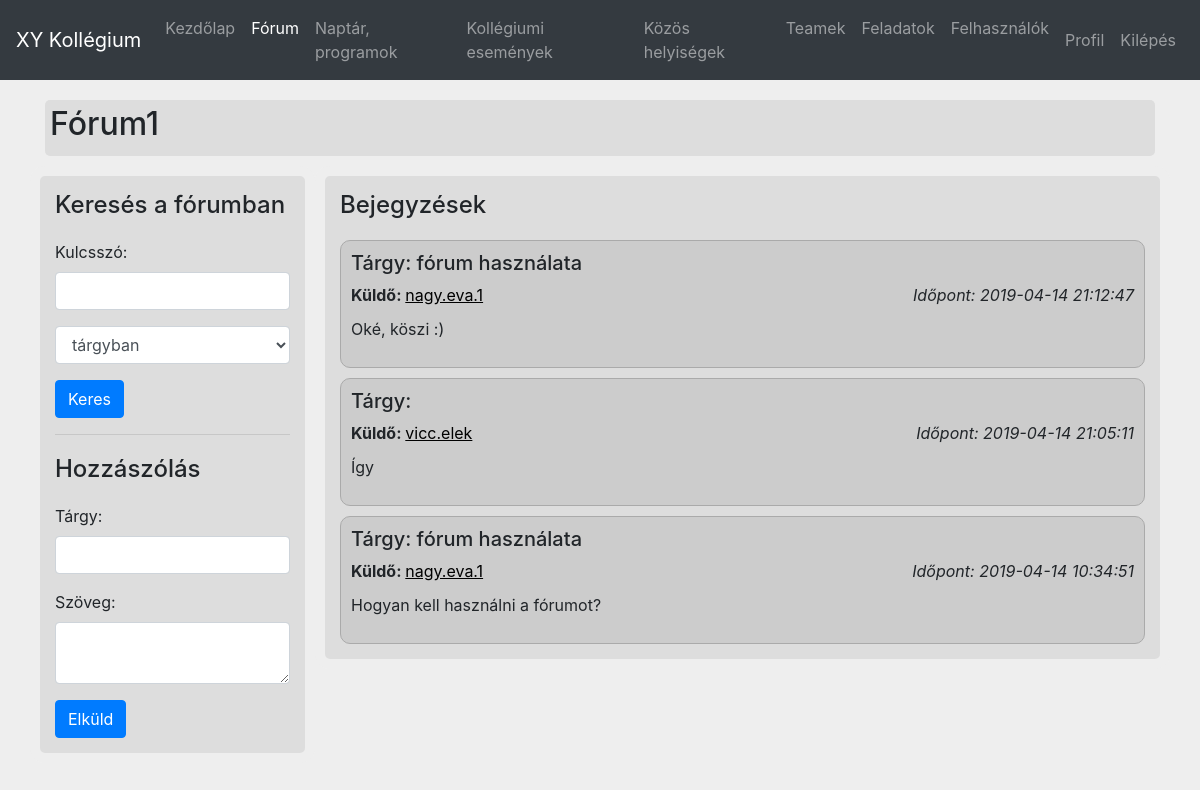
The page /forum.php?title=Fórum1 (signed in) on the database its author committed.
### tables this page shows
CREATE TABLE IF NOT EXISTS bejegyzesek (
	azonosito INT NOT NULL AUTO_INCREMENT,
	forum VARCHAR(80),
	targy VARCHAR(40),
	szoveg TEXT,
	kuldo VARCHAR(80),
	idopont TIMESTAMP,
	PRIMARY KEY (azonosito),
	FOREIGN KEY (forum) REFERENCES forumok(cim) ON UPDATE CASCADE
	ON DELETE CASCADE,
	FOREIGN KEY (kuldo) REFERENCES felhasznalok(felhasznalonev) ON UPDATE CASCADE
	ON DELETE CASCADE
);

### forum.php (the view, shortened to what this page needs)
<?php
include 'common.php';
$pageId = isset($_GET['title']) ? $_GET['title'] : NULL;
$forumTitle = str_replace("_", " ", $pageId);
$host = "localhost";
$user = "root";
$password = "";
$conn = mysqli_connect($host, $user, $password) or die ("Nem sikerült kapcsolódni a szerverhez: " . mysqli_connect_error());
mysqli_query($conn, "SET NAMES utf8 COLLATE utf8_hungarian_ci");
mysqli_select_db($conn, "kollegium") or die ("Nem lehet csatlakozni az adatbázishoz: " . mysqli_error($conn));
$query = "";
if (isset($_POST["search"])) {
	$keyword = $_POST["searchbox"];
	$searchBy = $_POST["searchBy"];
	if ($keyword === "") {
		$query = "SELECT * FROM bejegyzesek WHERE forum = '".$forumTitle."' ORDER BY idopont DESC";
	}
	elseif ($searchBy === "inTopic") {
		$query = "SELECT * FROM bejegyzesek WHERE forum = '".$forumTitle."' AND targy LIKE '%".$keyword."%' ORDER BY idopont DESC";
	}
	elseif ($searchBy === "inText") {
		$query = "SELECT * FROM bejegyzesek WHERE forum = '".$forumTitle."' AND szoveg LIKE '%".$keyword."%' ORDER BY idopont DESC";
	}
	else {
		$query = "SELECT * FROM bejegyzesek WHERE forum = '".$forumTitle."' AND kuldo LIKE '%".$keyword."%' ORDER BY idopont DESC";
	}
}
else {
	$query = "SELECT * FROM bejegyzesek WHERE forum = '".$forumTitle."' ORDER BY idopont DESC";
}
$postList = mysqli_query($conn, $query);
?><!doctype html>
<html lang="hu">
<head>
	<link rel="stylesheet" type="text/css" href="css/forum.css">
</head>
<body>
	<div class="container">
		<div class="mainTitle">
			<h2><?php echo $forumTitle; ?></h2>
		</div>
		<div class="row">
			<div class="col-sm-3">
				<div id="searchComment">
					<h4>Keresés a fórumban</h4>
					<form id="searchForm" method="post" accept-charset="utf-8">
						<div class="form-group">
							<label for="searchbox">Kulcsszó: </label>
							<input type="text" class="form-control" id="searchbox" name="searchbox" tabindex="1" />
						</div>
						<div class="form-group">
							<select class="form-control" id="searchBy" name="searchBy" tabindex="2">
								<option value="inTopic" selected>tárgyban</option>
							</select>
						</div>
						<input type="submit" class="btn btn-primary" id="search" name="search" value="Keres" tabindex="3" />
					</form>
				</div>
				<hr>
				<div id="addComment">
					<h4>Hozzászólás</h4>
					<form id="sendPostForm" method="post" accept-charset="utf-8">
						<div class="form-group">
							<label for="topic">Tárgy: </label>
							<input type="text" class="form-control" id="topic" name="topic" maxlength="20" tabindex="4" />
						</div>
						<div class="form-group">
							<label for="text">Szöveg: </label>
							<textarea class="form-control" id="text" name="text" tabindex="5" required ></textarea>
						</div>
						<input type="submit" class="btn btn-primary" id="send" name="send" value="Elküld" tabindex="6" />
					</form>
				</div>
			</div>
			<div class="col-sm-9">
				<div id="posts">
				<?php
				echo '<h4>Bejegyzések</h4>';
				while ($p = mysqli_fetch_array($postList, MYSQLI_ASSOC)) {
					echo '<div class="post">';
					echo '<h5>Tárgy: '.$p["targy"].'</h5>';
					echo '<span class="span1">Küldő: <a href="userData.php?user='.$p["kuldo"].'">'.$p["kuldo"].'</a></span>';
					echo '<span class="span2">Időpont: '.$p["idopont"].'</span>';
					echo '<p style="margin-top: 10px;">'.$p["szoveg"].'</p>';
					echo '</div>';
				}
				?>
				</div>
			</div>
		</div>
	</div>
</body>
</html>

### css/forum.css (style rules this page uses)
#addComment { margin-top: 20px; }
.post { position: relative; margin-top: 10px; padding: 10px; background-color: #CCCCCC; border: 1px solid #AAAAAA; border-radius: 10px; }
.span1 { float: left; font-weight: bold; }
.span2 { float: right; font-style: italic; }
.post a { color: #000000; text-decoration: underline; font-weight: normal; }

### css/common.css (style rules this page uses)
body { height: 100%; background-color: #EEEEEE; }
.col-sm-3, .col-sm-9 { height: 100%; margin-top: 10px; padding: 15px; background-color: #DDDDDD; border: 10px solid #EEEEEE; border-radius: 15px; }
h4 { margin-bottom: 20px; }
.mainTitle { margin-top: 20px; padding: 5px; background-color: #DDDDDD; border-radius: 5px; }

### rows shown on the page
bejegyzesek: targy "fórum használata", kuldo "nagy.eva.1", idopont "2019-04-14 21:12:47", szoveg "Oké, köszi :)"
bejegyzesek: kuldo "vicc.elek", idopont "2019-04-14 21:05:11", szoveg "Így"
bejegyzesek: targy "fórum használata", kuldo "nagy.eva.1", idopont "2019-04-14 10:34:51", szoveg "Hogyan kell használni a fórumot?"

### other values the page prints
$forumTitle "Fórum1"
